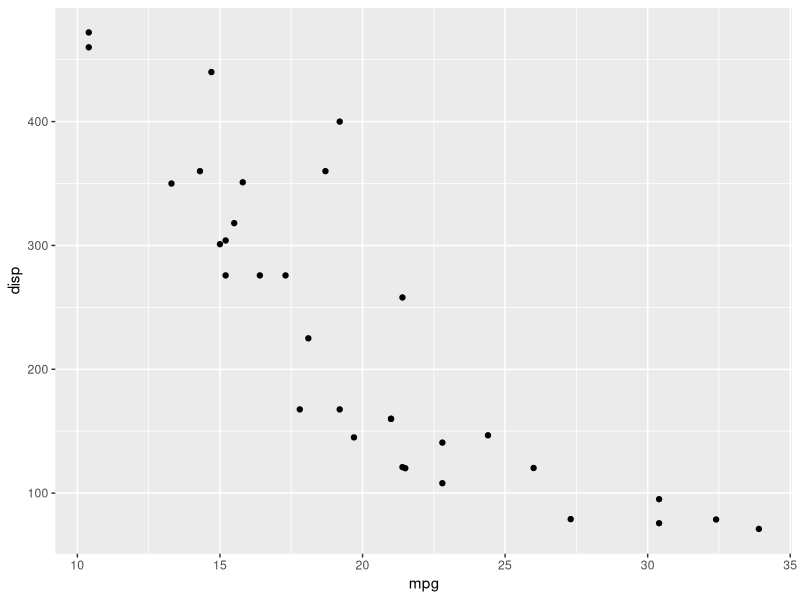
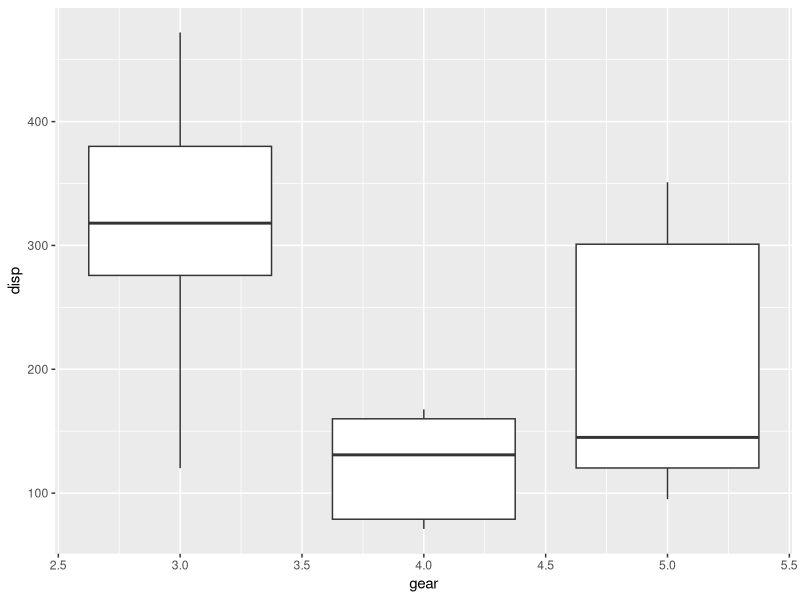
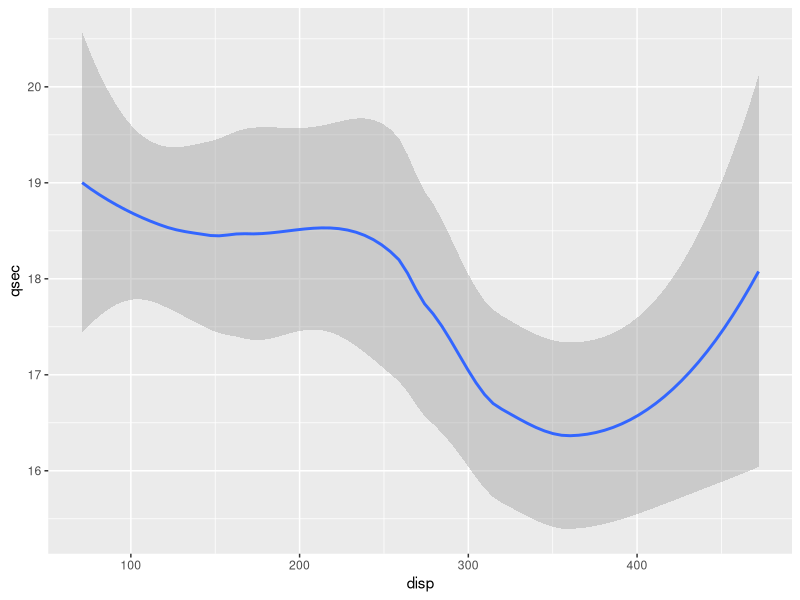
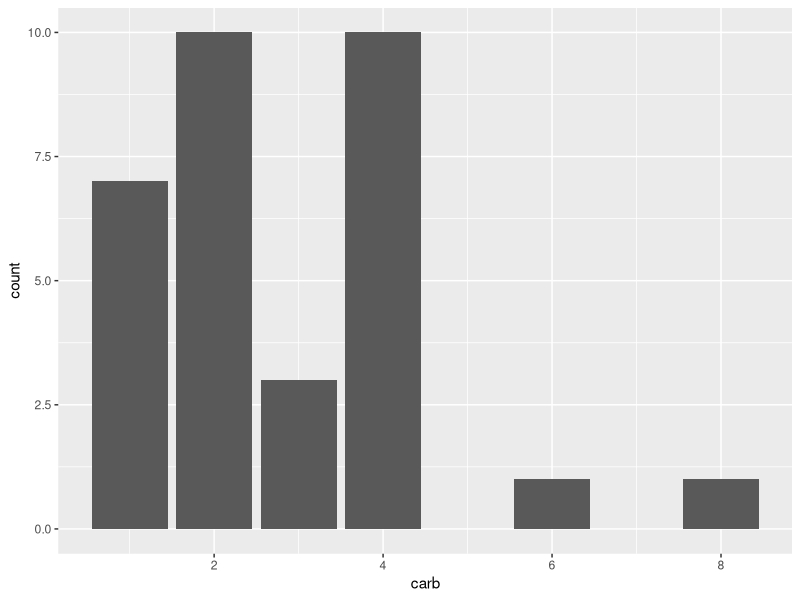
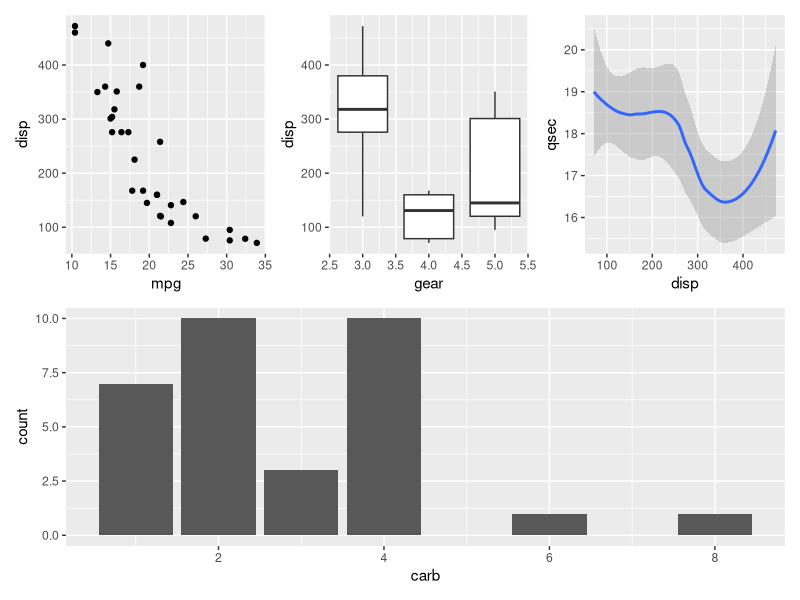

These figures' R source, in order:
## ---- chunk 1
library(tidyverse)
library(patchwork)
knitr::opts_chunk$set(echo = TRUE, comment = "")

p1 <- ggplot(mtcars) + 
  geom_point(aes(mpg, disp))

p2 <- ggplot(mtcars) + 
  geom_boxplot(aes(gear, disp, group = gear))

p3 <- ggplot(mtcars) + 
  geom_smooth(aes(disp, qsec))

p4 <- ggplot(mtcars) + 
  geom_bar(aes(carb))
## ---- chunk 2
mtcars
## ---- chunk 3
p1 <- ggplot(mtcars) + 
  geom_point(aes(mpg, disp))
p1  

p2 <- ggplot(mtcars) + 
  geom_boxplot(aes(gear, disp, group = gear))
p2

p3 <- ggplot(mtcars) + 
  geom_smooth(aes(disp, qsec))
p3

p4 <- ggplot(mtcars) + 
  geom_bar(aes(carb))
p4
## ---- chunk 4

## ---- chunk 5

## ---- chunk 6

## ---- chunk 7
(p1 | p2 | p3 ) / p4
## ---- chunk 8

## ---- chunk 9

